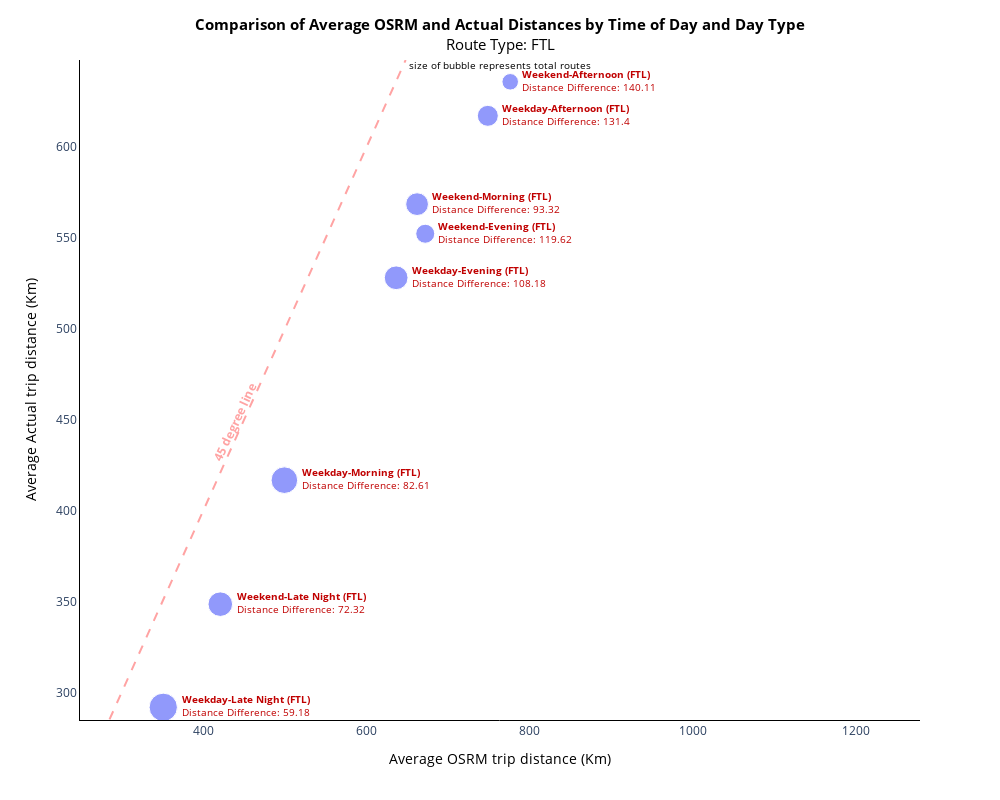

The code cell stored with this chart in its notebook:
### Code cell
graph(t11,100,500,'FTL',-65,10)

### Figure 1 — Plotly figure (JSON) as saved in the notebook; plotly's stock layout.template omitted (floating-point values rounded to 4 significant figures)
{"data": [{"hovertemplate": "avg_osrm_trip_distance=%{x}<br>avg_trip_distance=%{y}<br>total_routes_scaled=%{marker.size}<br>combo=%{text}<extra></extra>", "legendgroup": "", "marker": {"color": "#636efa", "size": [5.507, 7.043, 10, 8.841, 3.42, 4.522, 7.536, 6.464], "sizemode": "area", "sizeref": 0.025, "symbol": "circle"}, "mode": "markers+text", "name": "", "orientation": "v", "showlegend": false, "text": ["<b>Weekday-Afternoon (FTL) </b><br>Distance Difference: 131.4", "<b>Weekday-Evening (FTL) </b><br>Distance Difference: 108.18", "<b>Weekday-Late Night (FTL) </b><br>Distance Difference: 59.18", "<b>Weekday-Morning (FTL) </b><br>Distance Difference: 82.61", "<b>Weekend-Afternoon (FTL) </b><br>Distance Difference: 140.11", "<b>Weekend-Evening (FTL) </b><br>Distance Difference: 119.62", "<b>Weekend-Late Night (FTL) </b><br>Distance Difference: 72.32", "<b>Weekend-Morning (FTL) </b><br>Distance Difference: 93.32"], "textfont": {"color": "#C00000", "size": 10}, "textposition": "middle right", "type": "scatter", "x": [748.6, 636.2, 351.0, 499.3, 776.0, 671.9, 420.8, 661.9], "xaxis": "x", "y": [617.2, 528.1, 291.8, 416.7, 635.9, 552.3, 348.5, 568.6], "yaxis": "y"}], "layout": {"annotations": [{"font": {"color": "#FFA3A3"}, "showarrow": false, "text": "<b>45 degree line</b>", "textangle": -65, "visible": true, "x": 438.4, "y": 448.4}], "height": 800, "legend": {"itemsizing": "constant", "tracegroupgap": 0}, "margin": {"t": 60}, "paper_bgcolor": "rgba(0, 0, 0, 0)", "plot_bgcolor": "rgba(0, 0, 0, 0)", "shapes": [{"line": {"color": "#FFA3A3", "dash": "dash"}, "type": "line", "x0": 249.0, "x1": 647.9, "y0": 249.0, "y1": 647.9}], "title": {"font": {"color": "black", "size": 15}, "text": "<b>Comparison of Average OSRM and Actual Distances by Time of Day and Day Type</b><br>Route Type: FTL<br><span style=\"font-size: 10px;\">size of bubble represents total routes</span>", "x": 0.5}, "width": 1000, "xaxis": {"anchor": "y", "domain": [0, 1], "linecolor": "black", "linewidth": 1, "range": [249.0, 1278.0], "showgrid": false, "showline": true, "title": {"font": {"color": "black", "size": 14}, "text": "Average OSRM trip distance (Km)"}, "type": "linear"}, "yaxis": {"anchor": "x", "domain": [0, 1], "linecolor": "black", "linewidth": 1, "range": [284.8, 647.9], "showgrid": false, "showline": true, "title": {"font": {"color": "black", "size": 14}, "text": "Average Actual trip distance (Km)"}, "type": "linear"}}}
